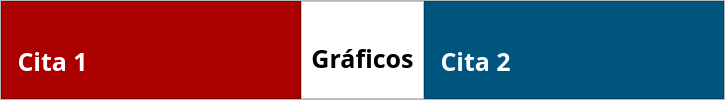
           <widget class="QWidget" name="comparativa_citas">
            <layout class="QHBoxLayout" name="horizontalLayout_38">
             <property name="spacing">
              <number>0</number>
             </property>
             <property name="leftMargin">
              <number>0</number>
             </property>
             <property name="topMargin">
              <number>0</number>
             </property>
             <property name="rightMargin">
              <number>0</number>
             </property>
             <property name="bottomMargin">
              <number>0</number>
             </property>
             <item>
              <widget class="QFrame" name="frame_16">
               <property name="frameShape">
                <enum>QFrame::StyledPanel</enum>
               </property>
               <property name="frameShadow">
                <enum>QFrame::Raised</enum>
               </property>
               <layout class="QHBoxLayout" name="horizontalLayout_39">
                <property name="spacing">
                 <number>0</number>
                </property>
                <property name="leftMargin">
                 <number>0</number>
                </property>
                <property name="topMargin">
                 <number>0</number>
                </property>
                <property name="rightMargin">
                 <number>0</number>
                </property>
                <property name="bottomMargin">
                 <number>0</number>
                </property>
                <item>
                 <widget class="QFrame" name="frame_17">
                  <property name="minimumSize">
                   <size>
                    <width>300</width>
                    <height>0</height>
                   </size>
                  </property>
                  <property name="maximumSize">
                   <size>
                    <width>300</width>
                    <height>16777215</height>
                   </size>
                  </property>
                  <property name="styleSheet">
                   <string notr="true">background-color: rgb(170, 0, 0);
color: white;</string>
                  </property>
                  <property name="frameShape">
                   <enum>QFrame::StyledPanel</enum>
                  </property>
                  <property name="frameShadow">
                   <enum>QFrame::Raised</enum>
                  </property>
                  <layout class="QVBoxLayout" name="verticalLayout_54">
                   <property name="topMargin">
                    <number>32</number>
                   </property>
                   <item>
                    <widget class="QLabel" name="label_4">
                     <property name="font">
                      <font>
                       <family>Circular Std</family>
                       <pointsize>19</pointsize>
                       <bold>true</bold>
                      </font>
                     </property>
                     <property name="text">
                      <string> Cita 1</string>
                     </property>
                     <property name="alignment">
                      <set>Qt::AlignLeading|Qt::AlignLeft|Qt::AlignVCenter</set>
                     </property>
                    </widget>
                   </item>
                  </layout>
                 </widget>
                </item>
                <item>
                 <widget class="QFrame" name="frame_19">
                  <property name="styleSheet">
                   <string notr="true">background-color: white;</string>
                  </property>
                  <property name="frameShape">
                   <enum>QFrame::StyledPanel</enum>
                  </property>
                  <property name="frameShadow">
                   <enum>QFrame::Raised</enum>
                  </property>
                  <layout class="QVBoxLayout" name="verticalLayout_59">
                   <property name="topMargin">
                    <number>32</number>
                   </property>
                   <property name="bottomMargin">
                    <number>16</number>
                   </property>
                   <item>
                    <widget class="QLabel" name="label_6">
                     <property name="font">
                      <font>
                       <family>Circular Std</family>
                       <pointsize>19</pointsize>
                       <bold>true</bold>
                      </font>
                     </property>
                     <property name="text">
                      <string>Gráficos</string>
                     </property>
                     <property name="alignment">
                      <set>Qt::AlignCenter</set>
                     </property>
                    </widget>
                   </item>
                  </layout>
                 </widget>
                </item>
                <item>
                 <widget class="QFrame" name="frame_4">
                  <property name="minimumSize">
                   <size>
                    <width>300</width>
                    <height>0</height>
                   </size>
                  </property>
                  <property name="maximumSize">
                   <size>
                    <width>300</width>
                    <height>16777215</height>
                   </size>
                  </property>
                  <property name="styleSheet">
                   <string notr="true">background-color: rgb(0, 85, 127);
color: white;</string>
                  </property>
                  <property name="frameShape">
                   <enum>QFrame::StyledPanel</enum>
                  </property>
                  <property name="frameShadow">
                   <enum>QFrame::Raised</enum>
                  </property>
                  <layout class="QVBoxLayout" name="verticalLayout_55">
                   <property name="topMargin">
                    <number>32</number>
                   </property>
                   <item>
                    <widget class="QLabel" name="label_5">
                     <property name="font">
                      <font>
                       <family>Circular Std</family>
                       <pointsize>19</pointsize>
                       <bold>true</bold>
                      </font>
                     </property>
                     <property name="text">
                      <string> Cita 2</string>
                     </property>
                    </widget>
                   </item>
                  </layout>
                 </widget>
                </item>
               </layout>
              </widget>
             </item>
            </layout>
           </widget>
